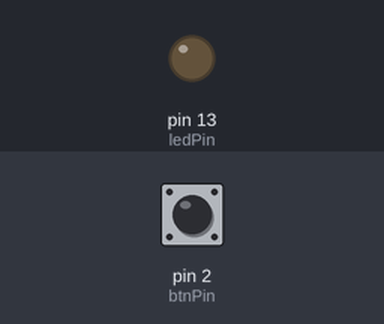
This sketch was run on a simulated Arduino Uno, built with avr-gcc and run on an emulated ATmega328P. Parts: output pins drawn as LEDs (lit = HIGH). The inputs (shaded band) are chosen by the test bench; at power-on: pin 2 (btnPin) LOW.

Above: at 1.2 s.
1.3 s: pin 2 (btnPin) pulled HIGH for 0.15 s
At 2.6 s:
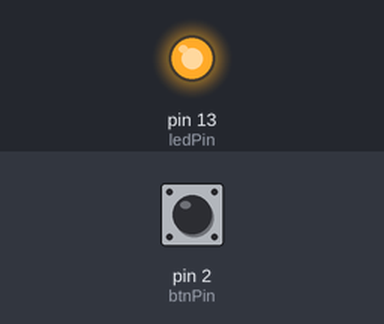
2.9 s: pin 2 (btnPin) pulled HIGH for 1 s
At 4.0 s:
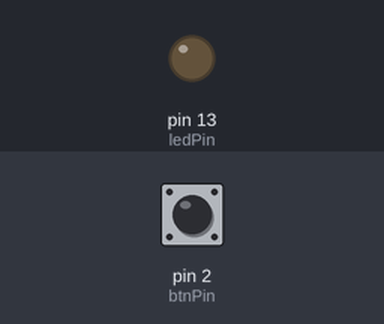
5.4 s: pin 2 (btnPin) pulled HIGH for 3.2 s
At 5.9 s:
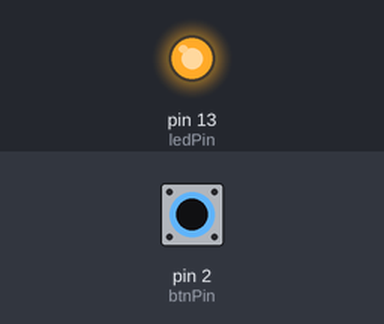
Timing chart, 0 to 8.4 s (numbered marks = the images above; inputs shaded):
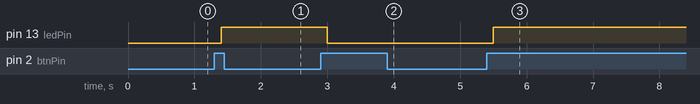

Measured:
- after the input at 1.3 s, pin 13 (ledPin): LOW → HIGH after 0.10 s
- after the input at 2.9 s, pin 13 (ledPin): HIGH → LOW after 0.10 s
- after the input at 5.4 s, pin 13 (ledPin): LOW → HIGH after 0.10 s

The sketch:

Change_LED_state.ino
```cpp
int btnPin = 2;
int ledPin = 13;
boolean isLighting = false;

void setup() {
    pinMode(btnPin, INPUT);
    pinMode(ledPin, OUTPUT);
}

void loop() {
    if (digitalRead(btnPin) == HIGH) {
        delay(100);
        if (digitalRead(btnPin) == HIGH) {
            reverseLed();
            while (digitalRead(btnPin) == HIGH)
            delay(100);
        }
    }
}

void reverseLed() {
    if (isLighting) {
        digitalWrite(ledPin, LOW);
        isLighting = false;
    } else {
        digitalWrite(ledPin, HIGH);
        isLighting = true;
    }
}
```
